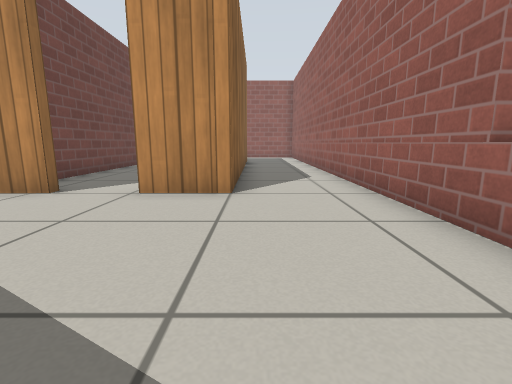
View 1 (above)

18 first-person views from a walk through a robot-simulator world made for Gazebo. The camera is 0.5 m above the floor, tilts 10° down and sees 85° across. The floor is counted in squares, 0.5 m on a side. Each view is taken from the middle of a square. On the plan, view 1 faces up. The plan holds only what a view shows up to about 11 squares ahead; the rest is blank. Gazebo's built-in surfaces are drawn with simple patterns.

View 2
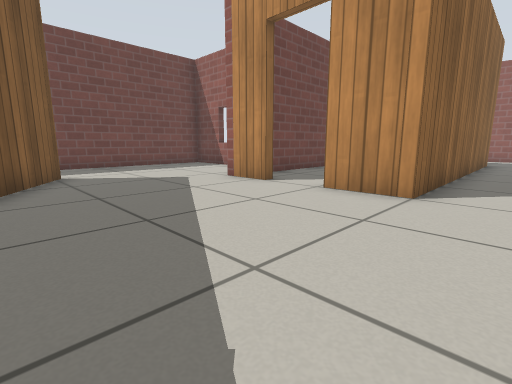

View 3
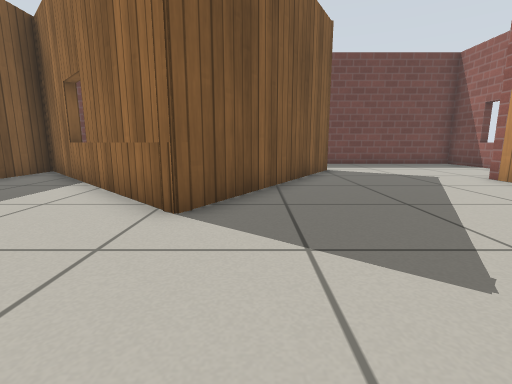

View 4
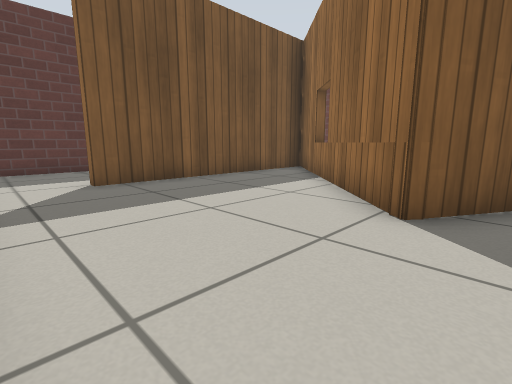

View 5
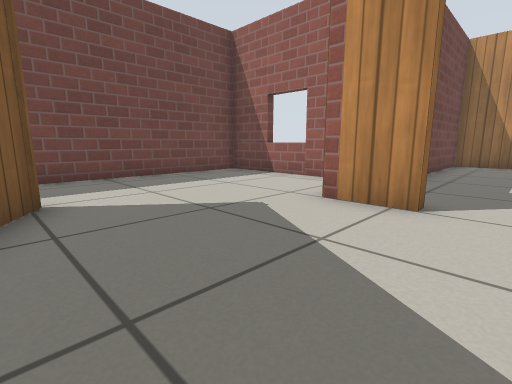

View 6
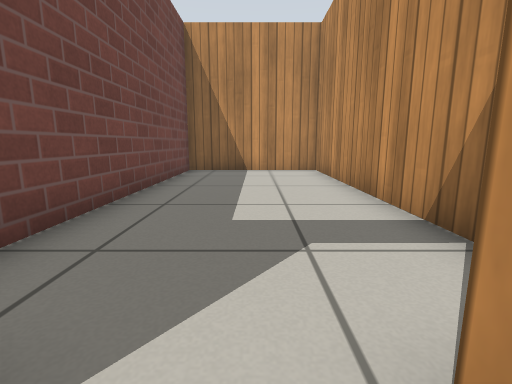

View 7
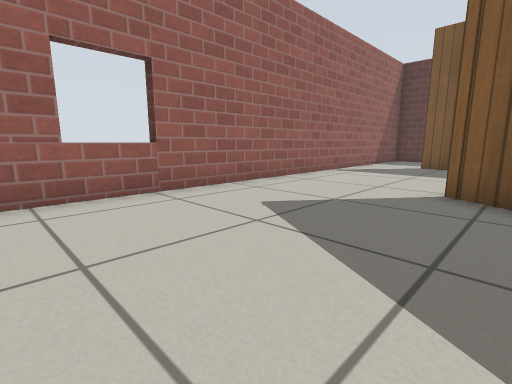

View 8
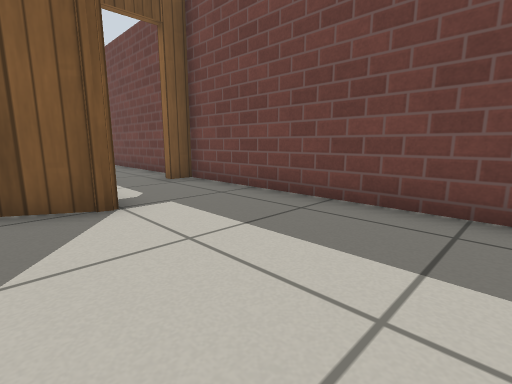

View 9
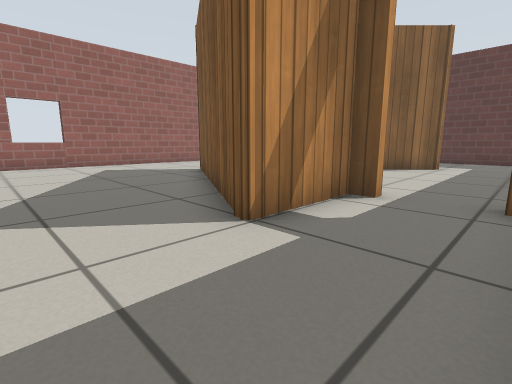

View 10
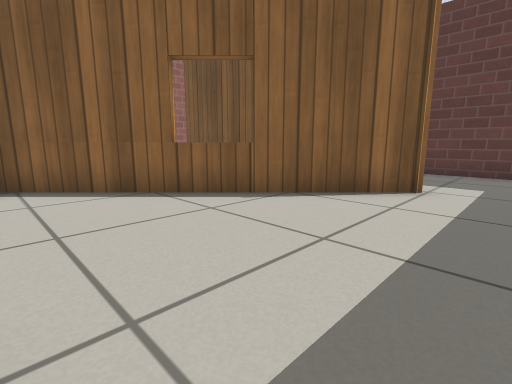

View 11
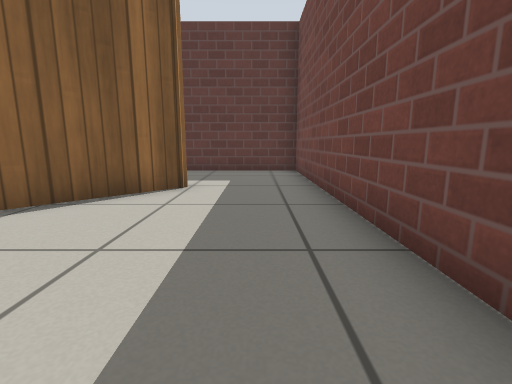

View 12
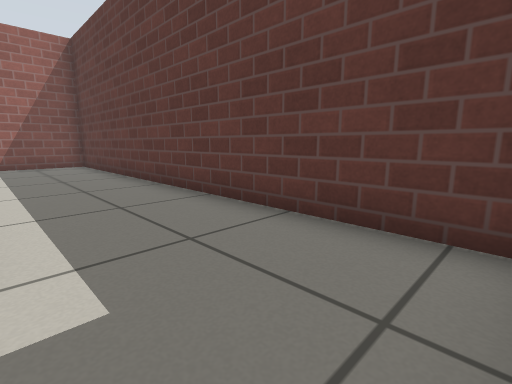

View 13
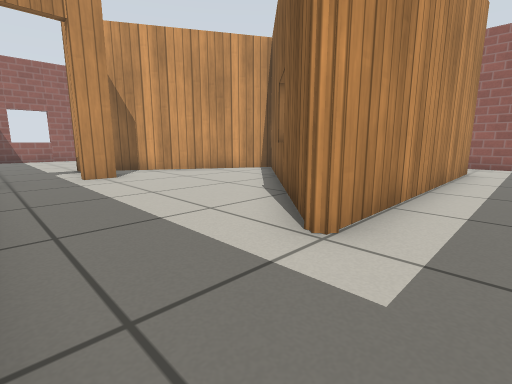

View 14
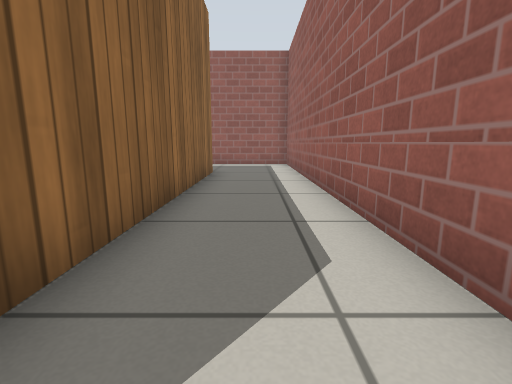

View 15
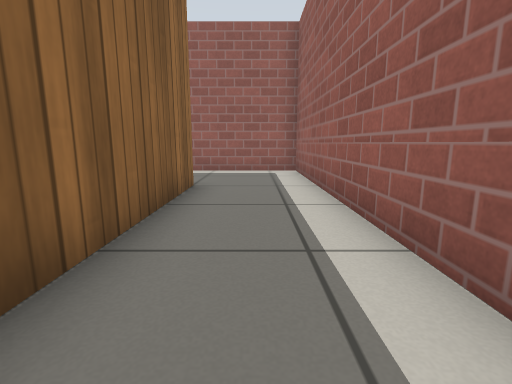

View 16
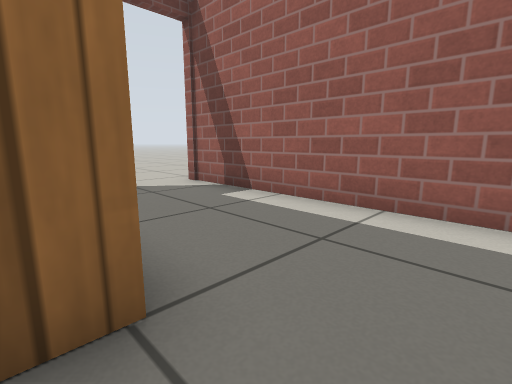

View 17
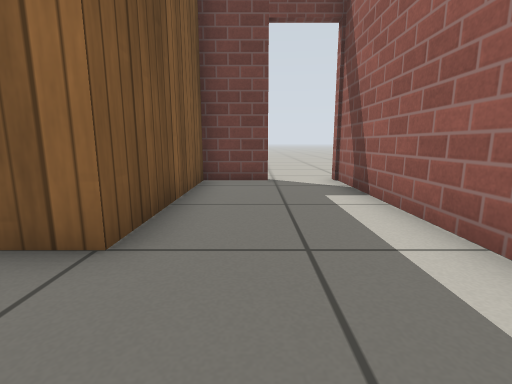

View 18
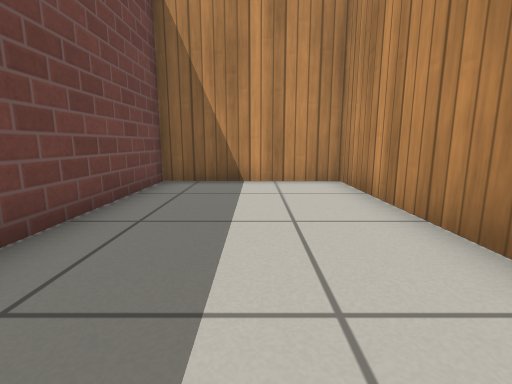

### Floor plan
Points are (right, up) in squares from view 1. A wall is a line through its corners. A room is listed if a view was taken in it or the views show most of it. See-through windows are left out.
Room 1 (views 1, 2, 3, 4, 5, 6, 7, 8, 9, 14, 15, 16, 17)
walls: (-4.1, 5.5) (-5.9, 5.5); (-7.4, 8.2) (-11.5, 8.2) (-11.5, -1.1) (-10.8, -1.1); (-9, -1.1) (-8.5, -1.1) (-8.5, 1.7) (-1.8, -2.1) (-6.7, -7); (2.5, -8.5) (2.5, 19.2) (-5.8, 19.2); (-7.9, -8.2) (0.1, -8.2); (-5.4, 17.4) (-5.4, 15.6) (-0.5, 15.6) (-0.5, 5.5) (-2.4, 5.5)
ways out: opening at (1.5, -8) to room 2; open door at (-9.5, -1) to room 2; open door at (-3.5, 6) to room 3; open door at (-6, 18.5)
Room 2 (views 10, 11, 12, 13)
walls: (-6.7, -7) (-7.9, -8.2); (-8.1, -1.4) (-9, -1.4); (-11.5, -2.6) (-11.5, -12.2) (2.5, -12.2) (2.5, -8.5); (0.2, -8.5) (-8.6, -8.5) (-2.3, -2.2) (-7.5, 0.8)
ways out: opening at (1.5, -8) to room 1; open door at (-9.5, -1) to room 1
Room 3 (view 18)
walls: (-0.8, 7.6) (-0.8, 15.3) (-5.4, 15.3) (-5.4, 7.2)
ways out: open door at (-3.5, 6) to room 1

Where each view was taken, in squares from view 1:
view 1: 0 up, 0 right, facing up
view 2: 0 up, 1 right, facing up-left
view 3: 1 down, 2 right, facing left
view 4: 1 down, 2 right, facing down-left
view 5: 1 up, 3 left, facing up-left
view 6: 5 up, 3 left, facing up
view 7: 4 up, 3 left, facing down-right
view 8: 6 up, 7 left, facing down-left
view 9: 4 up, 11 left, facing down-right
view 10: 2 down, 10 left, facing down-right
view 11: 2 down, 10 left, facing down
view 12: 9 down, 11 left, facing down-right
view 13: 10 down, 11 left, facing up-right
view 14: 6 up, 1 right, facing up
view 15: 9 up, 1 right, facing up
view 16: 15 up, 1 right, facing up-left
view 17: 17 up, 2 right, facing left
view 18: 8 up, 3 left, facing up
